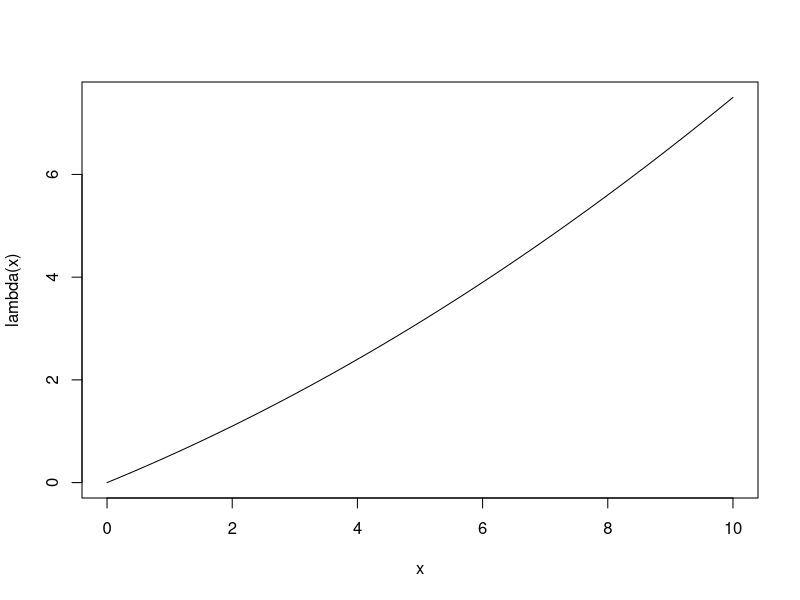
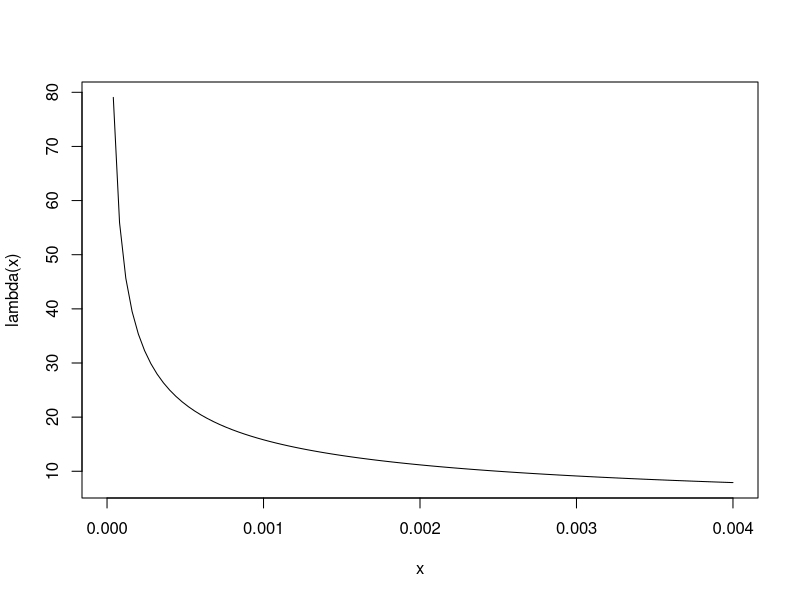

Here is the R script that generated these plots, in order: (Note: a time limit stopped this script after it produced the figures.)
### Traditionnel

##2
#c)
Fcomp<- function(x, t)
{
   res <- dpois(0, t) + sum(sapply(1:100, function(y) dpois(y, t) * pgamma(x, 4*y, 0.2)))
   res
}
1- Fcomp(300, 2.7)
1-Fcomp(600, 2.7)
1-Fcomp(0, 2.7)
1 -Fcomp(1000, 2.7)

VaR <- function(kappa)
{
    VaR <- function(y) abs(FScomp(y) - kappa)
    optimize(VaR, c(0,1000))$minimum
}

TVaR <- function(kappa)
{
    res <- 1/(1-kappa)*sum(sapply(1:100, function(x) dpois(x, 2.7)*(20*x)*(1 - pgamma(VaR(kappa), 4*x + 1, 0.2))))
    res
    
}
Fcomp(300, 5.4)

##4
#a)

vrai <- function(x) abs(-12.7015148 + 30*((1/x) -((15*exp(-x*15))/(1- exp(-15*x)))))

optimize(vrai, c(0,10))$minimum

    
## 7
#b)
lambda <- function(t) 0.5*t + 0.025*t^2
curve(lambda,from = 0, to = 10)
    
## 8
# c)
lambda <- function(t) 1*0.5*(1*t)^-0.5
curve(lambda, from = 0, to =0.004)

###################################

### Informatique
##1)

t <- 0:33
y <- c(2,1,2,1,3,3,1,1,5,8,5,9,8,8,3,5,5,6,7,5,9,4,4,4,7,8,10,11,14,10,9,7,5,14)

poiLin <- function(p)
{
    a <- p[1]
    b <- p[2]
    -sum(-(a + b*(t + 0.5)) + y*log(a + b*(t + 0.5)))
}

optim(c(0, 2), poiLin)


poiPui <- function(p)
{
    c <- p[1]
    d <- p[2]
    -sum(-c*(t+1)^d + c*t^d + y*log(c*(t+1)^d - c*t^d))
}

a <- optim(c(0.01, 2), poiLin)$par[1]
b <- optim(c(0.01, 2), poiLin)$par[2]

f <- function(x)
{
    a*x + 0.5*b*x^2
}

c <- optim(c(0.01, 2), poiPui)$par[1]
d <- optim(c(0.01, 2), poiPui)$par[2]

g <- function(x)
{
    c*x^d
}


curve(f, from = 0, to = 36, col = '1', add = T)
curve(g, from = 0, to = 36, col = '2', add = T)

f(35) - f(34)
f(36) - f(35)
f(37) - f(36)
f(38) - f(37)
f(39) - f(38)

##2)
set.seed(2018)
w1 <- rexp(100, 1)
w2 <- rexp(100, 1)
w3 <- rexp(100, 1)
w4 <- rexp(100, 1)
w5 <- rexp(100, 1)

t1 <- cumsum(w1)
t1[t1 <= 10]
t2 <- cumsum(w2)
t2[t2 <= 10]
t3 <- cumsum(w3)
t3[t3 <= 10]
t4 <- cumsum(w4)
t4[t4 <= 10]
t5 <- cumsum(w5)
t5[t5 <= 10]

z <- 1:1e6
for(i in 1:1e6)
{
    w <- rexp(100, 1)
    t <- cumsum(w)
    z[i] <- sum(rlnorm(100, log(10) -0.5, 1)*exp(-0.03*t)*(t <= 10))
}

z <- sort(z)
z[0.99*1e6]

############################
##3)
l <- list()
m <- 5
for(i in 1:m)
{
    n <- rpois(1, 10)
    if(n > 0)
    {
        u <- runif(n)
        l[[i]] <- sort(u) * 10
    }
    else
    {
        l[[i]] <- 0
    }
 
}

Z <- list()
m <- 5
for(i in 1:m)
{
    n <- rpois(1, 10)
    if(n > 0)
    {
        u <- runif(n)
        Z[[i]] <- sum(exp(-(sort(u) * 10)*0.03) * rlnorm(n, log(10)-0.5, 1))
    }
    else
    {
        Z[[i]] <- 0
    }
}

Z <- 1:1e6
m <- Z
set.seed(2018)
for(i in m)
{
    n <- rpois(1, 10)
    if(n > 0)
    {
        u <- runif(n)
        Z[i] <- sum(exp(-(sort(u) * 10)*0.03) * rlnorm(n, log(10)-0.5, 1))
    }
    else
    {
        Z[i] <- 0
    }
    
}
Z <- sort(Z)
p <- rep(1/1e6, 1e6)
f <- cumsum(p)
min(Z[(f >= 0.99)])

################################
##4)

l <- list()
m <- 5
set.seed(2018)
for(i in 1:m)
{
    u <- runif(1)
    t <- vector()
    t[1] <- (-(0.5 + 0.05*0)+sqrt((0.5 + 0.05*0)^2 - 2*0.05*log(1 - u)))/0.05
    for(j in 2:100)
    {
        t[j] <- (-(0.5 + 0.05*t[j-1])+sqrt((0.5 + 0.05*t[j-1])^2 - 2*0.05*log(1 - u)))/0.05 + t[j-1]
    }
    
    
    l[[i]] <- cumsum(t)[cumsum(t) <= 10]
}    

qv <- function(u)
{
    (-0.5+sqrt(0.5^2 + 0.75*u))/0.05
}
for(i in 1:m)
{
    n <- rpois(1,7.5)
    print(n)
    u <- runif(n)
    l[[i]] <- sort(qv(u))
}

##########################
##5)
t <- 0:99
x <- rep(0,100)
x[c(1909-1908, 1916-1908, 1923-1908, 1934-1908, 1936-1908, 1937-1908, 1950-1908, 1954-1908, 1955-1908, 1961-1908, 1972-1908)] <- 1
x[c(1974-1908, 1983-1908, 1987-1908, 1993-1908, 1995-1908, 1997-1907, 1999-1908)] <- 1
x[c(1920 -1908, 1948-1908, 1996-1908, 2004-1908, 2005-1908)] <- 2

matplot(t, cbind(cumsum(rep(0.28 , 100)), cumsum(x)), type = "p", lty = 1)
plot(cumsum(x), t, type = "1")
line(cumsum(rep(0.28 , 100)), add = T, col = '2')

fn <- function(p)
{
    a <- p[1]
    b <- p[2]
    
    -sum(-(a + b*(t+0.5)) + x*log((a + b*(t+0.5))))
}

a <- optim(c(0, 2), fn)$par[1]
b <-optim(c(0, 2), fn)$par[2]

f <- function(y)
{
   a*y + b*(y^2)/2
}
matplot(t, cbind(f(t+1), cumsum(x)))

f(101) - f(100)
f(111) - f(110)

##########################
##6)

m <-  vector()
for(i in 1:1000)
{
    m[i] <- pgamma(1,i, 5)
}
sum(m)


for(i in 1:1000)
{
    m[i] <- pgamma(1,i*0.1, 0.5)
}
sum(m)

for(i in 1:1000)
{
    m[i] <- pgamma(1,i*5, 25)
}
sum(m)


x <- 0:100
p <- pgamma(1, 0:100*5, 25) - pgamma(1, (0:100+1) * 5, 25)


(mean <- sum(x*p))
(variance <- sum(p*x^2 ) - mean^2)
min(x[cumsum(p) >= 0.9])
min(x[cumsum(p) >= 0.99])

u <- c(0.65 , 0.24 , 0.98 , 0.76 , 0.34 , 0.92, 0.03, 0.07, 0.35, 0.51)
t <- cumsum(qgamma(u, 1, 5))
sum(t <=1)

##########################
##7)

m <- matrix(runif(6*100000), ncol = 6)
m <- 1/4*(-log(1-m))^(1/0.5)
m <- t(apply(m, 1, cumsum))
(probFt <- sapply(1:5, function(x) mean(m[,x] <= 1)))
x <- c(1, probFt)

sum((head(x) - f)*(0:5))
##########################
##8)
t <-c(0.3055285, 0.7095883, 0.7968152, 0.9986248, 1.411262, 1.690603, 2.21957, 2.368388, 
  3.567566 , 4.041499 , 4.39206 , 4.979485,  6.380634 , 6.98289 , 7.753156 , 8.309093 ,
  8.5659 , 9.045187 , 9.718129 , 10.5263 , 10.7752 , 11.26835 ,11.43449 , 11.55362 , 12.25831, 
  12.72269 , 13.02203 , 14.06437 , 14.58528 , 14.67648 , 14.83452)

y <- c(0, t)
w <- t - head(y, -1)
plot.ecdf(w)
curve(pexp(x, 2.08972), add = T, col = "2")

fn <- function(p)
{
    a <- p[1]
    b <- p[2]
    -sum(log(a*b) + (a-1)*(log(b) + log(w)) - (b*w)^a)
}

(a <- optim(c(0.01, 1), fn)$par[1])
(b <- optim(c(0.01, 1), fn)$par[2])

plot.ecdf(w)
curve(pweibull(x, a, 1/b), add = T, col = "2")
curve(pexp(x, 2.08972), add = T, col = "3")

##########################
##9)
x <- 0:6
r <- c(190, 681, 692, 345, 77, 13, 2)
y <- rep((0:6), r)

gn <- function(a)
{
    -sum(-a + y*log(a))
}

lambda <- optim(c(00.1,1), gn)$par[1]

mean(y)
plot(x, r, col = "2")
t <- dpois(x, mean(y))
points(x,mean(y) * r)

fn <- function(p)
{
   a <- p[1]
   b <- p[2]
   
   -sum(log(pgamma(1, a*y, b) - pgamma(1, (y+1)*a, b)))
}

a <- optim(c(1,1), fn)$par[1]
b <- optim(c(1,1), fn)$par[2]

(R <- 2*(fn(c(a, b)) - gn(lambda)))
qchisq(0.95,1)

##########################
##10)

tau <- 1.5
lambda <- 1.5
k <- 0:1000
p1 <- pgamma(1, k, 5) - pgamma(1, k+1, 5)
p2 <- pgamma(1, k*0.1, 0.5) - pgamma(1, (k+1)*0.1, 0.5)
p3 <- pgamma(1, k*5, 25) - pgamma(1, (k+1)*5, 25)
#E[N(1)]
sum(k*p1)
sum(k*p2)
sum(k*p3)

#E[S(1)]
sum(k*p1)*tau/lambda
sum(k*p2)*tau/lambda
sum(k*p3)*tau/lambda

#Var(N(1))
sum(p1*k^2) - (sum(k*p1))^2
sum(p2*k^2) - (sum(k*p2))^2
sum(p3*k^2) - (sum(k*p3))^2

#Var(S(1))

sum(p1*k^2) - (sum(k*p1))^2*(tau/lambda)^2 + sum(k*p1)*(tau/lambda^2)
sum(p2*k^2) - (sum(k*p2))^2*(tau/lambda)^2 + sum(k*p2)*(tau/lambda^2)
sum(p3*k^2) - (sum(k*p3))^2*(tau/lambda)^2 + sum(k*p3)*(tau/lambda^2)

sum(p1 * pgamma(10, 1.5*k, 1.5))
sum(p1 * pgamma(20, 1.5*k, 1.5))
sum(p2 * pgamma(10, 1.5*k, 1.5))
sum(p2 * pgamma(20, 1.5*k, 1.5))
sum(p3 * pgamma(10, 1.5*k, 1.5))
sum(p3 * pgamma(20, 1.5*k, 1.5))


fn <- function(x)
{
  abs(sum(p1 * pgamma(x, 1.5*k, 1.5)) - 0.99)
}

fn2 <- function(x)
{
    abs(sum(p2 * pgamma(x, 1.5*k, 1.5)) - 0.99)
}
fn3 <- function(x)
{
    abs(sum(p3 * pgamma(x, 1.5*k, 1.5)) - 0.99)
}
VaR1 <- optimize(fn, c(1, 40))$minimum
VaR2 <-optimize(fn2, c(1, 40))$minimum
VaR3<-optimize(fn3, c(1, 40))$minimum
 

(TVaR1 <-(1/(1-0.99))*sum(k*(1-pgamma(VaR1, 1.5*k + 1, 1.5))*p1))
(TVaR2 <-(1/(1-0.99))*sum(k*(1-pgamma(VaR2, 1.5*k + 1, 1.5))*p2))
(TVaR3 <-(1/(1-0.99))*sum(k*(1-pgamma(VaR3, 1.5*k +1 , 1.5))*p3))
